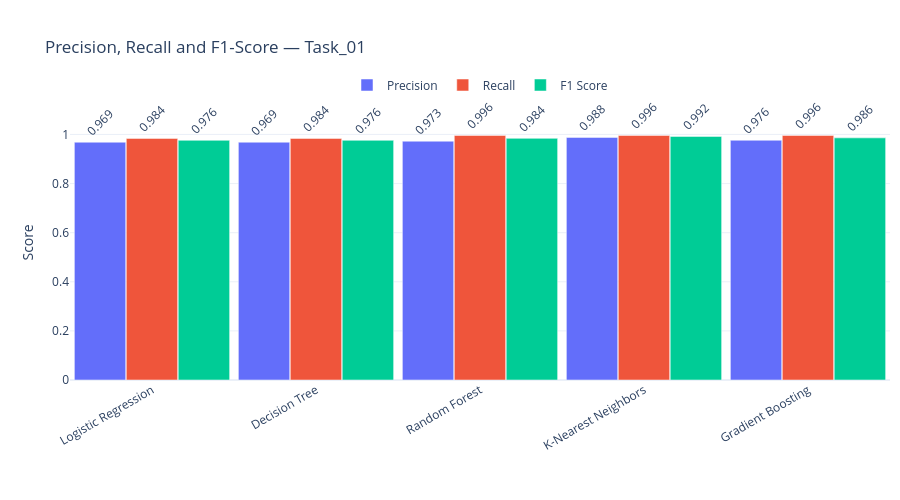

Notebook cell for this chart:
### Markdown cell above
### Classification Metric Comparison

Grouped bars compare Precision, Recall, and F1-score across all five models for the selected task, providing a direct view of classification trade-offs between models.

### Code cell
def create_metrics_bar_chart(task_id):
    task_metrics = metrics_df[
        metrics_df["Task ID"] == task_id
    ].copy()

    task_metrics["Model ID"] = pd.Categorical(
        task_metrics["Model ID"],
        categories=MODEL_ORDER,
        ordered=True
    )

    task_metrics = task_metrics.sort_values("Model ID")

    long_metrics = task_metrics.melt(
        id_vars=["Model ID"],
        value_vars=["Precision", "Recall", "F1 Score"],
        var_name="Metric",
        value_name="Score",
    )

    fig = px.bar(
        long_metrics,
        x="Model ID",
        y="Score",
        color="Metric",
        barmode="group",
        text_auto=".3f",
        category_orders={
            "Model ID": MODEL_ORDER
        },
    )

    fig.update_layout(
        title=f"Precision, Recall and F1-Score — {task_id}",

        xaxis=dict(
            title=None,
            tickangle=-30,
            automargin=False,
        ),

        yaxis=dict(
            title="Score",
            range=[0, 1.12],
            fixedrange=True,
        ),

        template="plotly_white",
        height=500,

        legend=dict(
            title=None,
            orientation="h",
            yanchor="bottom",
            y=1.02,
            xanchor="center",
            x=0.5,
        ),

        margin=dict(
            t=105,
            r=10,
            b=120,
            l=70
        ),

        bargap=0.05,
        bargroupgap=0.01,
    )

    fig.update_traces(
        textposition="outside",
        textangle=-45,
        cliponaxis=False
    )

    return fig


create_metrics_bar_chart("Task_01").show()

### Figure 1 — Plotly figure (JSON) as saved in the notebook; plotly's stock layout.template omitted (floating-point values rounded to 4 significant figures)
{"data": [{"alignmentgroup": "True", "cliponaxis": false, "hovertemplate": "Metric=Precision<br>Model ID=%{x}<br>Score=%{y}<extra></extra>", "legendgroup": "Precision", "marker": {"color": "#636efa", "pattern": {"shape": ""}}, "name": "Precision", "offsetgroup": "Precision", "orientation": "v", "showlegend": true, "textangle": -45, "textposition": "outside", "texttemplate": "%{y:.3f}", "type": "bar", "x": ["Logistic Regression", "Decision Tree", "Random Forest", "K-Nearest Neighbors", "Gradient Boosting"], "xaxis": "x", "y": [0.9685, 0.9685, 0.9727, 0.9881, 0.9765], "yaxis": "y"}, {"alignmentgroup": "True", "cliponaxis": false, "hovertemplate": "Metric=Recall<br>Model ID=%{x}<br>Score=%{y}<extra></extra>", "legendgroup": "Recall", "marker": {"color": "#EF553B", "pattern": {"shape": ""}}, "name": "Recall", "offsetgroup": "Recall", "orientation": "v", "showlegend": true, "textangle": -45, "textposition": "outside", "texttemplate": "%{y:.3f}", "type": "bar", "x": ["Logistic Regression", "Decision Tree", "Random Forest", "K-Nearest Neighbors", "Gradient Boosting"], "xaxis": "x", "y": [0.984, 0.984, 0.996, 0.996, 0.996], "yaxis": "y"}, {"alignmentgroup": "True", "cliponaxis": false, "hovertemplate": "Metric=F1 Score<br>Model ID=%{x}<br>Score=%{y}<extra></extra>", "legendgroup": "F1 Score", "marker": {"color": "#00cc96", "pattern": {"shape": ""}}, "name": "F1 Score", "offsetgroup": "F1 Score", "orientation": "v", "showlegend": true, "textangle": -45, "textposition": "outside", "texttemplate": "%{y:.3f}", "type": "bar", "x": ["Logistic Regression", "Decision Tree", "Random Forest", "K-Nearest Neighbors", "Gradient Boosting"], "xaxis": "x", "y": [0.9762, 0.9762, 0.9842, 0.992, 0.9861], "yaxis": "y"}], "layout": {"bargap": 0.05, "bargroupgap": 0.01, "barmode": "group", "height": 500, "legend": {"orientation": "h", "title": {}, "tracegroupgap": 0, "x": 0.5, "xanchor": "center", "y": 1.02, "yanchor": "bottom"}, "margin": {"b": 120, "l": 70, "r": 10, "t": 105}, "title": {"text": "Precision, Recall and F1-Score — Task_01"}, "xaxis": {"anchor": "y", "automargin": false, "categoryarray": ["Logistic Regression", "Decision Tree", "Random Forest", "K-Nearest Neighbors", "Gradient Boosting"], "categoryorder": "array", "domain": [0, 1], "tickangle": -30, "title": {}}, "yaxis": {"anchor": "x", "domain": [0, 1], "fixedrange": true, "range": [0, 1.12], "title": {"text": "Score"}}}}
